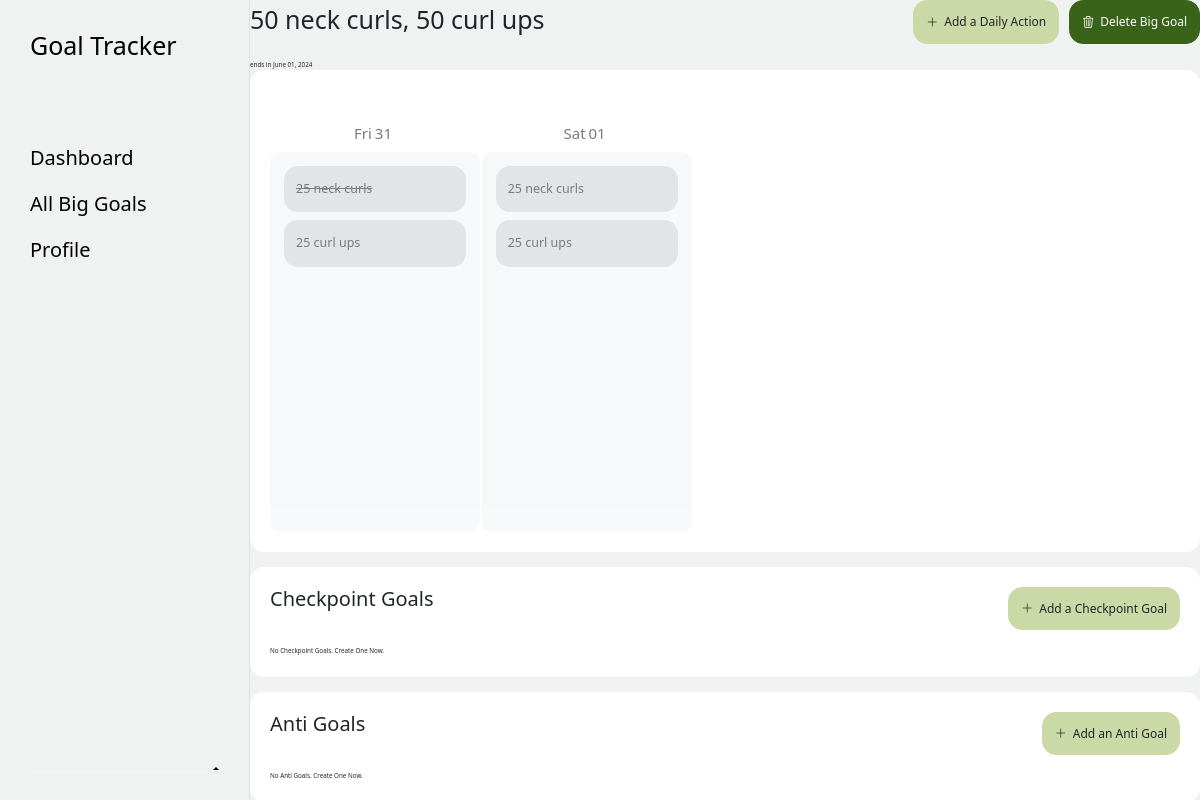
The page /big-goal/50 neck curls, 50 curl ups (signed in) on the database its author committed.
### goals_tracker/models.py (models this page shows, shortened)
class BaseModel(models.Model):
    title = models.CharField(max_length=300)
    description = models.TextField(blank=True)
    class Meta:
        abstract = True

class BigGoal(BaseModel):
    user = models.ForeignKey(User, on_delete=models.CASCADE)
    start = models.DateField(default=date.today)
    deadline = models.DateField()
    def serialize(self):
        return {
            "id": self.id,
            "user": self.user.username,
            "title": self.title,
            "description": self.description,
            "start": self.start.strftime("%Y-%m-%d"),
            "deadline": self.deadline.strftime("%Y-%m-%d"),
        }

class DailySystem(models.Model):
    big_goal = models.ForeignKey(BigGoal, on_delete=models.CASCADE)
    action = models.CharField(max_length=300)
    def serialize(self):
        return {
            "id": self.id,
            "big_goal": self.big_goal.title,
            "action": self.action,
        }

### goals_tracker/views.py (the view)
# urls.py: path("big-goal/<str:title>", views.big_goal, name="big_goal"),
def big_goal(request, title):
   if request.method == "GET":
      big_goal_page = big_goal_data(request, title)
      return render(request, "goals_tracker/big_goal_page.html", big_goal_page)

### goals_tracker/models.py (called while the page is built)
    def serialize(self):
        return {
            "user": self.user.username,
            "big_goal": self.big_goal.title,
            "daily_system": self.daily_system.action,
            "date": self.date,
        }

### goals_tracker/views.py (called while the page is built)
def all_completed_daily_systems(request):
   completed_daily_systems = DailySystemCheckIn.objects.filter(user=request.user)
   completed_daily_systems_data = defaultdict(lambda: defaultdict(list))
   for completed in completed_daily_systems:
      data = completed.serialize()
      date = data.get('date').strftime('%a-%b-%d-%Y')  # Get date first
      big_goal = data.get('big_goal')
      daily_system = data.get('daily_system')
      if daily_system not in completed_daily_systems_data[date][big_goal]:
         completed_daily_systems_data[date][big_goal].append(daily_system)
   completed_daily_systems_data = {date: dict(goals) for date, goals in completed_daily_systems_data.items()}
   return JsonResponse(completed_daily_systems_data, safe=False)

### goals_tracker/templates/goals_tracker/big_goal_page.html (shortened to what this page needs)
{% extends "goals_tracker/layout.html" %}
{% block body %}
<main id="big-goal-page">
   <section>
      <div class="d-flex justify-content-between mb-4">
        <div class="d-flex align-items-center">
          <h1 class="fw-normal">{{ big_goal.title }}</h1>
        </div>
        <div class="d-flex align-items-center column-gap-3">
          <button class="add-icon-btn box-radius" id="open-daily-system-modal">
            <i class="bi bi-plus-lg"></i> Add a Daily Action
          </button>
          <button class="delete-big-goal-btn box-radius" id="open-delete-big-goal-modal">
            <i class="bi bi-trash3"></i> Delete Big Goal
          </button>
        </div>
      </div>
      <div>
        <span class="align-self-end">ends in {{ timeline.deadline }}</span>
      </div>
   </section>
    <section class="big-goal-section box-radius">
        <div class="mt-5">
          <div class="timeline" id="timeline">
            {% for date in timeline.all_dates %}
            <div class="timeline-item" data-date={{date.current}}>
              <div class="timeline-item--head">
                <span class="m-0">{{ date.current|slice:":3" }}</span>
                <span class="timeline-item--head-day">{{ date.current|slice:"8:10" }}</span>
              </div>
              <div class="timeline-item--body">
                {% for system in daily_systems %}
                  <div class="bg-dark-subtle box-radius daily-system-box" data-big-goal={{system.big_goal}}>
                    {% if system.action in date.actions %}
                      <p class="fs-5 m-0 text-decoration-line-through"> {{ system.action }} </p>
                    {% else %}
                      <p class="fs-5 m-0"> {{ system.action }} </p>
                    {% endif %}
                  </div>
                {% endfor %}
              </div>
            </div>
            {% endfor %}
          </div>
        </div>
    </section>
    <section class="checkpoint-goals-section box-radius mt-4">
      <div class="d-flex justify-content-between mb-4">
        <h2 class="fw-normal">Checkpoint Goals</h2>
        <button
          class="add-icon-btn box-radius"
          id="open-checkpoint-goal-modal"
        >
          <i class="bi bi-plus-lg"></i> Add a Checkpoint Goal
        </button>
      </div>
      <div class="d-flex flex-wrap gap-3">
      {% for cp_goal in checkpoint_goals %}
        <div class="box-radius checkpoint-goal-box">
          <p class="m-0 fs-5">{{ cp_goal.title }}</p>
          <p class="m-0 fs-5">{{ cp_goal.description }}</p>
          <p class="m-0 fs-5">{{ cp_goal.date }}</p>
        </div>
        {% empty %}
        <div>No Checkpoint Goals. Create One Now.</div>
      {% endfor %}
      </div>
    </section>
    <section class="anti-goals-section box-radius mt-4">
      <div class="d-flex justify-content-between mb-4">
        <h2 class="fw-normal">Anti Goals</h2>
        <button
          class="add-icon-btn box-radius"
          id="open-anti-goal-modal"
        >
          <i class="bi bi-plus-lg"></i> Add an Anti Goal
        </button>
      </div>
      <div class="d-flex flex-wrap gap-3">
        {% for xgoal in anti_goals %}
        <div class="box-radius anti-goal-box">
          <p class="m-0 fs-5">{{ xgoal.description }}</p>
        </div>
        {% empty %}
        <div>No Anti Goals. Create One Now.</div>
        {% endfor %}
      </div>
    </section>
</main>
{% endblock %}

### goals_tracker/templates/goals_tracker/layout.html (shortened to what this page needs)
{% load static %}
<!DOCTYPE html>
<html lang="en">
<head>
  <link href="https://cdn.jsdelivr.net/npm/bootstrap@5.3.2/dist/css/bootstrap.min.css" rel="stylesheet"
 />
  <link rel="stylesheet" href="https://cdn.jsdelivr.net/npm/bootstrap-icons@1.11.3/font/bootstrap-icons.min.css" />
  <link href="{% static 'goals_tracker/styles.css' %}" rel="stylesheet" />
</head>
<body>
  <div class="app-container">
    {% block header %}
    <header class="app-sidebar border-end">
      <div class="">
        <a href="{% url 'goals_tracker:index' %}" class="text-decoration-none text-black">
          <p class="display-6 m-0">Goal Tracker</p>
        </a>
        <ul class="app-sidebar--nav">
          <li class="fs-2"><a href="{% url 'goals_tracker:index' %}"
              class="text-decoration-none text-black">Dashboard</a>
          </li>
          <li class="fs-2"><a href="{% url 'goals_tracker:index' %}" class="text-decoration-none text-black">All Big
              Goals</a></li>
          <li class="fs-2"><a href="{% url 'goals_tracker:index' %}" class="text-decoration-none text-black">Profile</a>
          </li>
        </ul>
      </div>
      <div class="btn-group dropup">
        <button type="button" class="dropdown-toggle box-radius profile-btn" data-bs-toggle="dropdown"
          aria-expanded="false">
        </button>
      </div>
    </header>
    {% endblock %}
    <main class="flex-grow-1 app-content">
      {% block body %} {% endblock %}
    </main>
  </div>
</body>
</html>

### goals_tracker/static/goals_tracker/styles.css (style rules this page uses)
:root { --body-bg: #f0f1f1; --white-bg: #ffffff; --dark-bg: rgb(36, 37, 41); --gray-bg: rgb(243, 245, 248); --red-bg: rgb(238, 108, 98); --dark-green: #396318; --light-green: #CBD9A7; }
* { margin: 0; padding: 0; box-sizing: border-box; }
body, html { font-size: 62.5%; line-height: 1.8; background-color: var(--body-bg); }
.app-container { height: 100vh; display: flex; }
.box-radius { border-radius: 1.4rem; }
.app-sidebar { display: flex; flex-direction: column; justify-content: space-between; min-width: 250px; max-width: 300px; height: 100%; padding: 3rem; }
.app-sidebar--nav { list-style: none; padding: 0; margin: 0; display: flex; flex-direction: column; gap: 1rem; margin-top: 8rem; }
.profile-btn { display: flex; align-items: center; justify-content: space-between; border: 0; font-size: 1rem; width: 100%; }
.app-content { height: 100%; overflow: scroll; }
.add-icon-btn, .delete-big-goal-btn { padding: 1rem 1.2rem; font-size: 1.2rem; display: flex; column-gap: .6rem; }
.add-icon-btn { background-color: var(--light-green); border: 1px solid var(--light-green); color: var(--dark-bg); }
.delete-big-goal-btn, .delete-now-btn { background-color: var(--dark-green); border: 1px solid var(--dark-green); color: var(--white-bg); }
.daily-system-box, .checkpoint-goal-box, .anti-goal-box { background-color: var(--gray-bg); padding: 1.2rem; cursor: pointer; }
.big-goal-section, .daily-systems-section, .checkpoint-goals-section, .anti-goals-section { padding: 2rem; background-color: var(--white-bg); }
.timeline { background-color: transparent; overflow: scroll; white-space: nowrap; width: 100%; }
.timeline-item { display: inline-block; opacity: 0.6; }
.timeline-item--head { text-align: center; font-size: 1.5rem; margin-bottom: 0.5rem; font-weight: 300; }
.timeline-item--head-day { margin-left: -5px; padding: .15rem .4rem; border-radius: .45rem; }
.timeline-item--body { display: flex; flex-direction: column; row-gap: .8rem; width: 21rem; height: 38rem; background-color: var(--gray-bg); border-radius: 1rem; overflow: scroll; padding: 1.4rem; }

### rows shown on the page
BigGoal: title "50 neck curls, 50 curl ups"
DailySystem: action "25 neck curls", action "25 neck curls"
DailySystem: action "25 curl ups" "25 curl ups"

### other values the page prints
{{ timeline.deadline }} "June 01, 2024"
{{ date.current|slice:":3" }} "Fri" "Sat"
{{ date.current|slice:"8:10" }} "31" "01"
